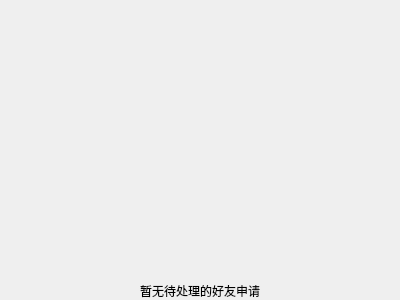
<?xml version="1.0" encoding="UTF-8"?>
<ui version="4.0">
 <class>FriendRequestDialog</class>
 <widget class="QDialog" name="FriendRequestDialog">
  <property name="geometry">
   <rect>
    <x>0</x>
    <y>0</y>
    <width>400</width>
    <height>300</height>
   </rect>
  </property>
  <property name="windowTitle">
   <string>Dialog</string>
  </property>
  <layout class="QVBoxLayout" name="verticalLayout_2">
   <property name="leftMargin">
    <number>0</number>
   </property>
   <property name="topMargin">
    <number>0</number>
   </property>
   <property name="rightMargin">
    <number>0</number>
   </property>
   <property name="bottomMargin">
    <number>0</number>
   </property>
   <item>
    <widget class="QScrollArea" name="frScrollArea">
     <property name="frameShape">
      <enum>QFrame::NoFrame</enum>
     </property>
     <property name="horizontalScrollBarPolicy">
      <enum>Qt::ScrollBarAlwaysOff</enum>
     </property>
     <property name="widgetResizable">
      <bool>true</bool>
     </property>
     <widget class="QWidget" name="frContainer">
      <property name="geometry">
       <rect>
        <x>0</x>
        <y>0</y>
        <width>400</width>
        <height>271</height>
       </rect>
      </property>
      <layout class="QVBoxLayout" name="verticalLayout">
       <item>
        <spacer name="verticalSpacer">
         <property name="orientation">
          <enum>Qt::Vertical</enum>
         </property>
         <property name="sizeHint" stdset="0">
          <size>
           <width>20</width>
           <height>232</height>
          </size>
         </property>
        </spacer>
       </item>
      </layout>
     </widget>
    </widget>
   </item>
   <item>
    <widget class="QLabel" name="emptyTip">
     <property name="text">
      <string>暂无待处理的好友申请</string>
     </property>
     <property name="alignment">
      <set>Qt::AlignCenter</set>
     </property>
    </widget>
   </item>
  </layout>
 </widget>
 <resources/>
 <connections/>
</ui>
